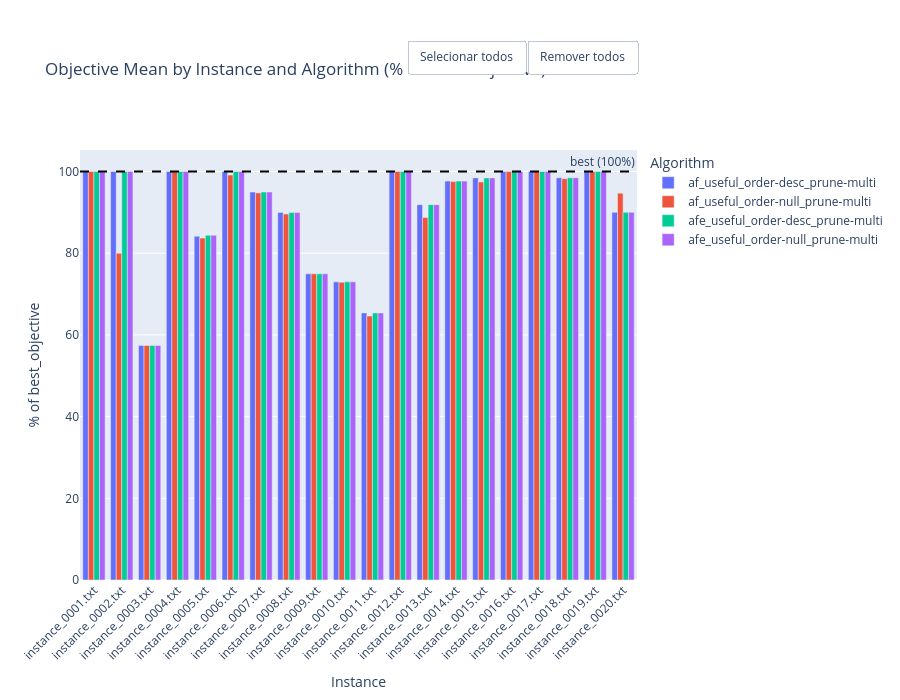

The code cell stored with this chart in its notebook:
### Code cell
# Objective Mean as % of Best Objective

objective_plot = (
    df.pivot_table(
        index='instance',
        columns='algorithm',
        values='objective_mean',
        aggfunc='mean'
    )
    .sort_index()
    .fillna(0)
)

best_objective_by_instance = (
    df[['instance', 'best_objective']]
    .drop_duplicates(subset='instance')
    .set_index('instance')['best_objective']
)

objective_pct_plot = objective_plot.div(best_objective_by_instance, axis=0) * 100
objective_pct_plot = objective_pct_plot.replace([float('inf'), -float('inf')], 0).fillna(0)

fig = go.Figure()
for algo in objective_pct_plot.columns:
    fig.add_trace(go.Bar(
        name=algo,
        x=objective_pct_plot.index,
        y=objective_pct_plot[algo],
        hovertemplate=f'<b>{algo}</b><br>Instance: %{{x}}<br>%{{y:.1f}}% of best<extra></extra>'
    ))

fig.add_hline(y=100, line_dash='dash', line_color='black', annotation_text='best (100%)')

fig.update_layout(
    barmode='group',
    title='Objective Mean by Instance and Algorithm (% of Best Objective)',
    xaxis_title='Instance',
    yaxis_title='% of best_objective',
    legend_title='Algorithm',
    height=700,
    margin=dict(t=150),
    xaxis_tickangle=-45,
)
add_legend_mass_toggle(fig)
fig.show()

### Figure 1 — Plotly figure (JSON) as saved in the notebook; plotly's stock layout.template omitted (floating-point values rounded to 4 significant figures)
{"data": [{"hovertemplate": "<b>af_useful_order-desc_prune-multi</b><br>Instance: %{x}<br>%{y:.1f}% of best<extra></extra>", "name": "af_useful_order-desc_prune-multi", "type": "bar", "x": ["instance_0001.txt", "instance_0002.txt", "instance_0003.txt", "instance_0004.txt", "instance_0005.txt", "instance_0006.txt", "instance_0007.txt", "instance_0008.txt", "instance_0009.txt", "instance_0010.txt", "instance_0011.txt", "instance_0012.txt", "instance_0013.txt", "instance_0014.txt", "instance_0015.txt", "instance_0016.txt", "instance_0017.txt", "instance_0018.txt", "instance_0019.txt", "instance_0020.txt"], "y": [100.0, 100.0, 57.41, 100.0, 84.15, 100.0, 94.96, 89.99, 74.95, 72.98, 65.38, 100.0, 91.88, 97.65, 98.44, 100.0, 100.0, 98.46, 100.0, 90.0]}, {"hovertemplate": "<b>af_useful_order-null_prune-multi</b><br>Instance: %{x}<br>%{y:.1f}% of best<extra></extra>", "name": "af_useful_order-null_prune-multi", "type": "bar", "x": ["instance_0001.txt", "instance_0002.txt", "instance_0003.txt", "instance_0004.txt", "instance_0005.txt", "instance_0006.txt", "instance_0007.txt", "instance_0008.txt", "instance_0009.txt", "instance_0010.txt", "instance_0011.txt", "instance_0012.txt", "instance_0013.txt", "instance_0014.txt", "instance_0015.txt", "instance_0016.txt", "instance_0017.txt", "instance_0018.txt", "instance_0019.txt", "instance_0020.txt"], "y": [100.0, 80.0, 57.41, 100.0, 83.69, 99.14, 94.76, 89.59, 74.95, 72.89, 64.62, 100.0, 88.72, 97.54, 97.43, 100.0, 100.0, 98.24, 100.0, 94.67]}, {"hovertemplate": "<b>afe_useful_order-desc_prune-multi</b><br>Instance: %{x}<br>%{y:.1f}% of best<extra></extra>", "name": "afe_useful_order-desc_prune-multi", "type": "bar", "x": ["instance_0001.txt", "instance_0002.txt", "instance_0003.txt", "instance_0004.txt", "instance_0005.txt", "instance_0006.txt", "instance_0007.txt", "instance_0008.txt", "instance_0009.txt", "instance_0010.txt", "instance_0011.txt", "instance_0012.txt", "instance_0013.txt", "instance_0014.txt", "instance_0015.txt", "instance_0016.txt", "instance_0017.txt", "instance_0018.txt", "instance_0019.txt", "instance_0020.txt"], "y": [100.0, 100.0, 57.41, 100.0, 84.4, 100.0, 94.96, 89.99, 74.95, 72.98, 65.38, 100.0, 91.88, 97.65, 98.44, 100.0, 100.0, 98.46, 100.0, 90.0]}, {"hovertemplate": "<b>afe_useful_order-null_prune-multi</b><br>Instance: %{x}<br>%{y:.1f}% of best<extra></extra>", "name": "afe_useful_order-null_prune-multi", "type": "bar", "x": ["instance_0001.txt", "instance_0002.txt", "instance_0003.txt", "instance_0004.txt", "instance_0005.txt", "instance_0006.txt", "instance_0007.txt", "instance_0008.txt", "instance_0009.txt", "instance_0010.txt", "instance_0011.txt", "instance_0012.txt", "instance_0013.txt", "instance_0014.txt", "instance_0015.txt", "instance_0016.txt", "instance_0017.txt", "instance_0018.txt", "instance_0019.txt", "instance_0020.txt"], "y": [100.0, 100.0, 57.41, 100.0, 84.4, 100.0, 94.96, 89.99, 74.95, 72.98, 65.38, 100.0, 91.88, 97.65, 98.44, 100.0, 100.0, 98.46, 100.0, 90.0]}], "layout": {"annotations": [{"showarrow": false, "text": "best (100%)", "x": 1, "xanchor": "right", "xref": "x domain", "y": 100, "yanchor": "bottom", "yref": "y"}], "barmode": "group", "height": 700, "legend": {"title": {"text": "Algorithm"}}, "margin": {"t": 150}, "shapes": [{"line": {"color": "black", "dash": "dash"}, "type": "line", "x0": 0, "x1": 1, "xref": "x domain", "y0": 100, "y1": 100, "yref": "y"}], "title": {"text": "Objective Mean by Instance and Algorithm (% of Best Objective)"}, "updatemenus": [{"buttons": [{"args": [{"visible": [true, true, true, true]}], "label": "Selecionar todos", "method": "update"}, {"args": [{"visible": ["legendonly", "legendonly", "legendonly", "legendonly"]}], "label": "Remover todos", "method": "update"}], "direction": "right", "showactive": false, "type": "buttons", "x": 1, "xanchor": "right", "y": 1.18, "yanchor": "bottom"}], "xaxis": {"tickangle": -45, "title": {"text": "Instance"}}, "yaxis": {"title": {"text": "% of best_objective"}}}}
